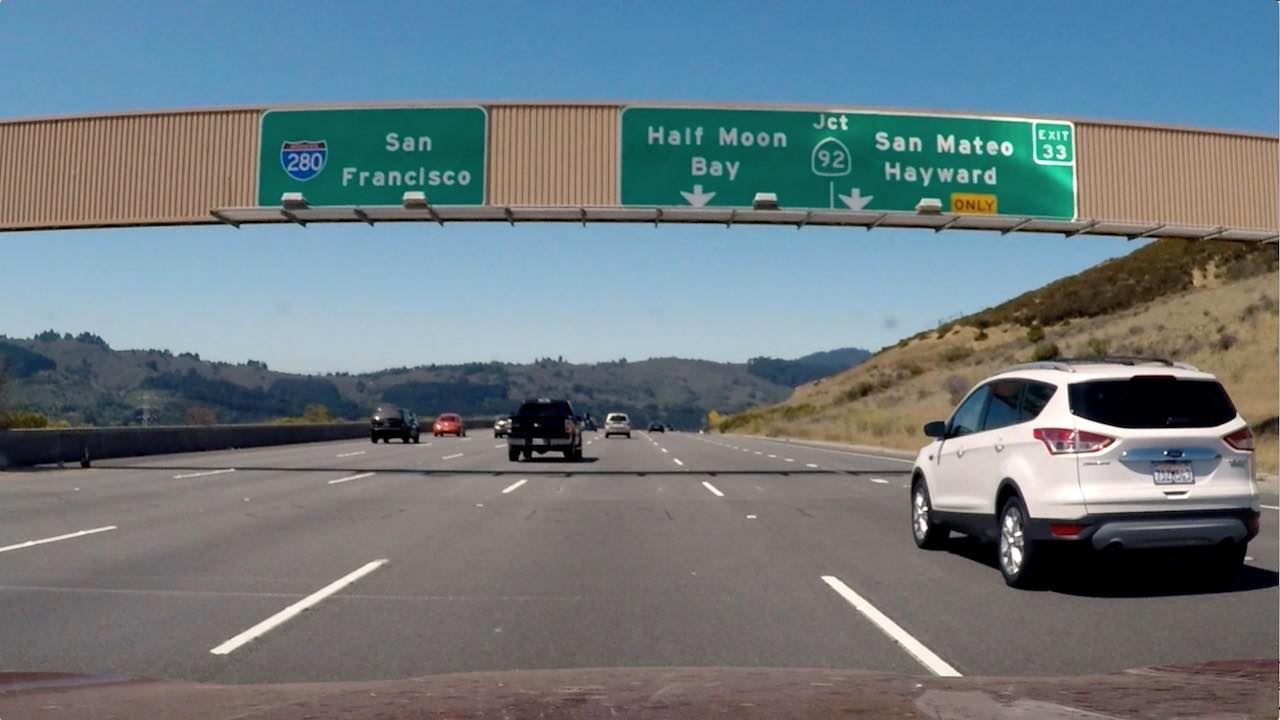
#> input picture signs_vehicles_xygrad.png, 1280 x 720 px
$ jupyter execute DifferentKindofGradientsSDC.ipynb   (older library calls are emulated)
#> lines starting #> are read from the running program, lines starting #| are printed output that depends on the picture; after the words box and inside, x2 and y2 are one past the last pixel; in counts of white or black regions, pixels touching at a corner belong together
<a href="https://colab.research.google.com/github/bhadreshpsavani/KPIT_Udacity_Scholarship/blob/master/DifferentKindofGradientsSDC.ipynb" target="_parent"></a>

[cell 1]
import numpy as np
import cv2
import matplotlib.pyplot as plt
import matplotlib.image as mpimg
import pickle

[cell 2]
image = mpimg.imread('signs_vehicles_xygrad.png')
#> image is the input picture: shape (720, 1280, 3) float32; mean R, G, B 0.428, 0.477, 0.5

[cell 3]
def abs_sobel_thresh(img, orient='x', sobel_kernel=3, thresh=(0, 255)):
    #convert to gray scale
    gray = cv2.cvtColor(img, cv2.COLOR_RGB2GRAY)
    # Apply x or y gradient with the OpenCV Sobel() function
    # and take the absolute value
    if orient == 'x':
        abs_sobel = np.absolute(cv2.Sobel(gray, cv2.CV_64F, 1, 0))
    if orient == 'y':
        abs_sobel = np.absolute(cv2.Sobel(gray, cv2.CV_64F, 0, 1))
    # Rescale back to 8 bit integer
    scaled_sobel = np.uint8(255*abs_sobel/np.max(abs_sobel))
    # Create a copy and apply the threshold
    sobel_binary = np.zeros_like(scaled_sobel)
    # Here I'm using inclusive (>=, <=) thresholds, but exclusive is ok too
    sobel_binary[(scaled_sobel >= thresh[0]) & (scaled_sobel <= thresh[1])] = 1
    # Return the result
    return sobel_binary

def mag_thresh(image, sobel_kernel=3, mag_thresh=(0, 255)):
    # Convert to grayscale
    gray = cv2.cvtColor(image, cv2.COLOR_RGB2GRAY)
    # Take both Sobel x and y gradients
    sobelx = cv2.Sobel(gray, cv2.CV_64F, 1, 0, ksize=sobel_kernel)
    sobely = cv2.Sobel(gray, cv2.CV_64F, 0, 1, ksize=sobel_kernel)
    # Calculate the gradient magnitude
    gradmag = np.sqrt(sobelx**2 + sobely**2)
    # Rescale to 8 bit
    scale_factor = np.max(gradmag)/255
    gradmag = (gradmag/scale_factor).astype(np.uint8)
    # Create a binary image of ones where threshold is met, zeros otherwise
    mag_binary = np.zeros_like(gradmag)
    mag_binary[(gradmag >= mag_thresh[0]) & (gradmag <= mag_thresh[1])] = 1
    return mag_binary

def dir_threshold(image, sobel_kernel=3, thresh=(0, np.pi/2)):
    # Grayscale
    gray = cv2.cvtColor(image, cv2.COLOR_RGB2GRAY)
    # Calculate the x and y gradients
    sobelx = cv2.Sobel(gray, cv2.CV_64F, 1, 0, ksize=sobel_kernel)
    sobely = cv2.Sobel(gray, cv2.CV_64F, 0, 1, ksize=sobel_kernel)
    # Take the absolute value of the gradient direction,
    # apply a threshold, and create a binary image result
    absgraddir = np.arctan2(np.absolute(sobely), np.absolute(sobelx))
    dir_binary =  np.zeros_like(absgraddir)
    dir_binary[(absgraddir >= thresh[0]) & (absgraddir <= thresh[1])] = 1
    # Return the binary image
    return dir_binary

# Choose a Sobel kernel size
ksize = 3 # Choose a larger odd number to smooth gradient measurements

thresh = (20, 100)
# Apply each of the thresholding functions
gradx = abs_sobel_thresh(image, orient='x', sobel_kernel=ksize, thresh=thresh)
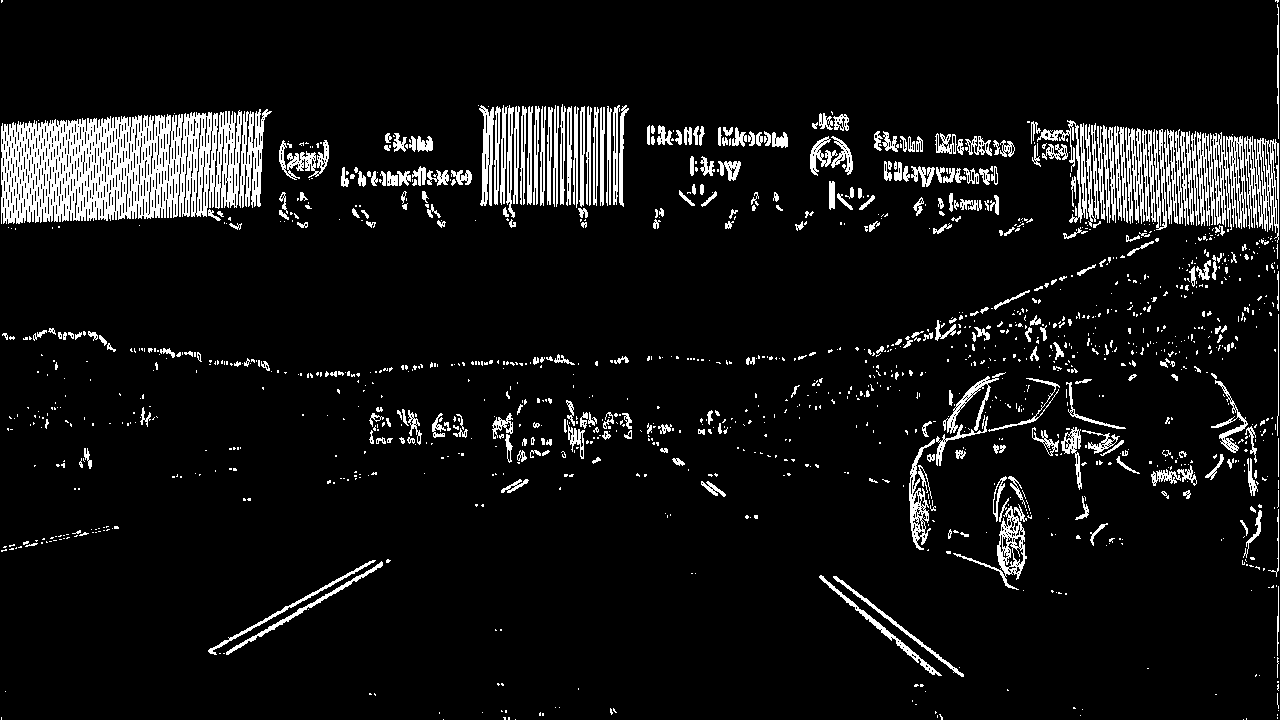
#> gradx: shape (720, 1280); values 0 (black) and 1 (white), 7.9% white; 1378 white regions (1040 under 20 px), largest, box (x1, y1, x2, y2) and area: (1, 110, 242, 224) 18700, (1197, 132, 1247, 230) 2653, (1244, 136, 1279, 243) 1807
grady = abs_sobel_thresh(image, orient='y', sobel_kernel=ksize, thresh=thresh)
#> grady: shape (720, 1280); values 0 (black) and 1 (white), 8.2% white; 1385 white regions (1043 under 20 px), largest, box (x1, y1, x2, y2) and area: (0, 103, 1280, 145) 6510, (0, 460, 930, 494) 6192, (811, 194, 1280, 247) 4636
mag_binary = mag_thresh(image, sobel_kernel=ksize, mag_thresh=thresh)
#> in mag_thresh, `gradmag = np.sqrt(sobelx**2 + sobely**2)`:
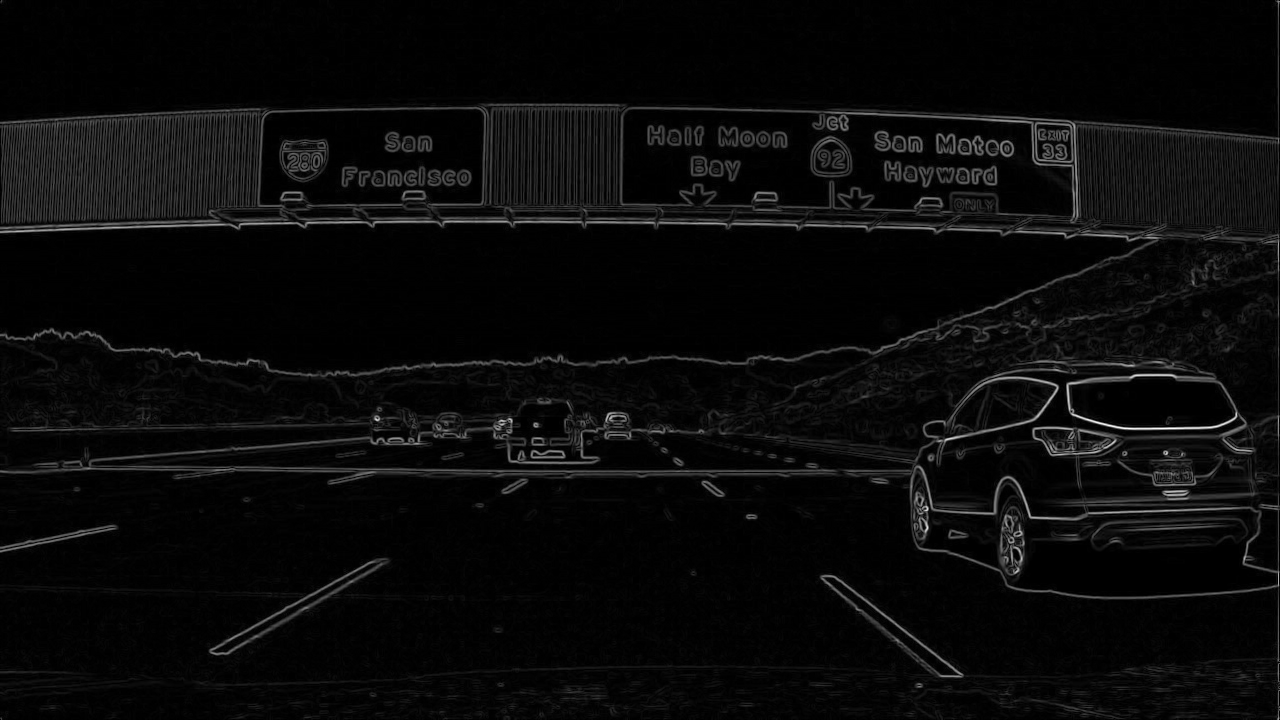
#> gradmag: shape (720, 1280) float64; min 0, max 3.62, mean 0.147; drawn with min black and max white
#> in mag_thresh, `scale_factor = np.max(gradmag)/255`: scale_factor = 0.0142
#> mag_binary: shape (720, 1280); values 0 (black) and 1 (white), 13.8% white; 1051 white regions (841 under 20 px), largest, box (x1, y1, x2, y2) and area: (0, 4, 1280, 662) 94397, (1115, 446, 1246, 487) 1628, (208, 558, 391, 656) 1528
dir_binary = dir_threshold(image, sobel_kernel=ksize, thresh=(0.7, 1.3))
#> in dir_threshold, `absgraddir = np.arctan2(np.absolute(sobely), np.absolute(sobelx))`:
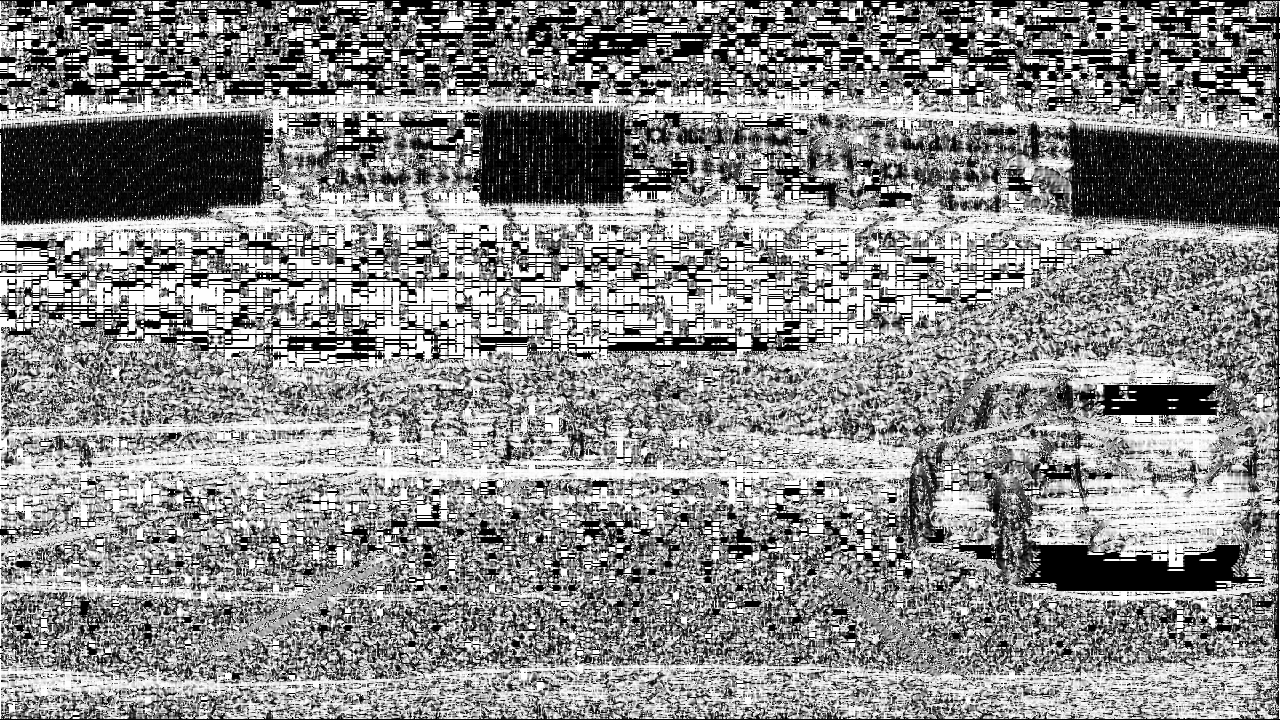
#> absgraddir: shape (720, 1280) float64; min 0, max 1.57, mean 0.861; drawn with min black and max white
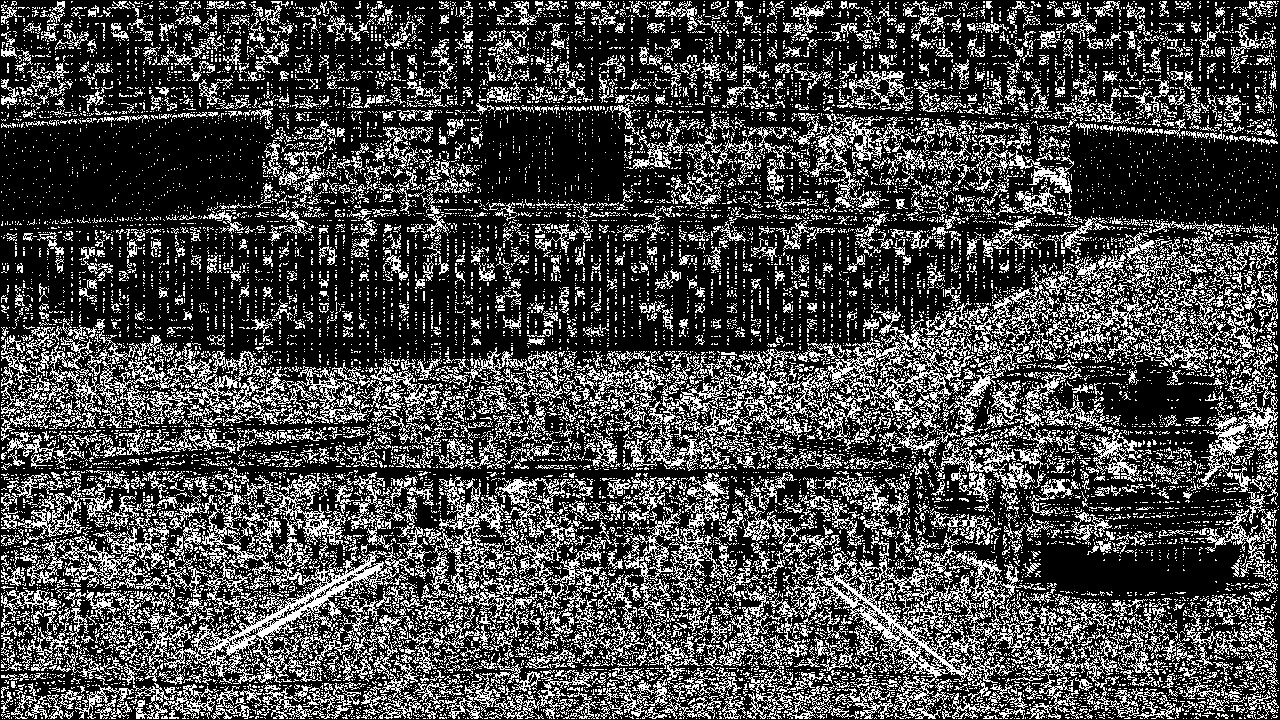
#> dir_binary: shape (720, 1280) float64; values 0 (black) and 1 (white), 28.2% white in thin lines or dots

#Combining Different Gredients

[cell 4]
combined = np.zeros_like(dir_binary)
combined[((gradx == 1) & (grady == 1)) | ((mag_binary == 1) & (dir_binary == 1))] = 1

[cell 5]
f, (ax1,ax2,ax3, ax4, ax5, ax6) = plt.subplots(1,6, figsize=(24, 9))
f.tight_layout()
ax1.imshow(image)
ax1.set_title('Original Image', fontsize=10)
ax2.imshow(gradx, cmap='gray')
ax2.set_title('Thresholded Grad. Sobelx.', fontsize=10)
ax3.imshow(grady, cmap='gray')
ax3.set_title('Thresholded Grad. Sobely.', fontsize=10)
ax4.imshow(mag_binary, cmap='gray')
ax4.set_title('Thresholded Grad. Mag.', fontsize=10)
ax5.imshow(dir_binary, cmap='gray')
ax5.set_title('Thresholded Grad. Dir.', fontsize=10)
ax6.imshow(combined, cmap='gray')
ax6.set_title('Thresholded Grad. Dir.', fontsize=10)
plt.subplots_adjust(left=0., right=1, top=0.9, bottom=0.)
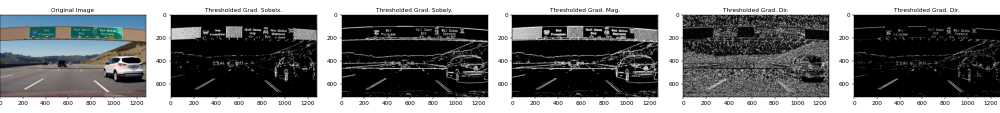
#> figure drawn by matplotlib, 6 panels
